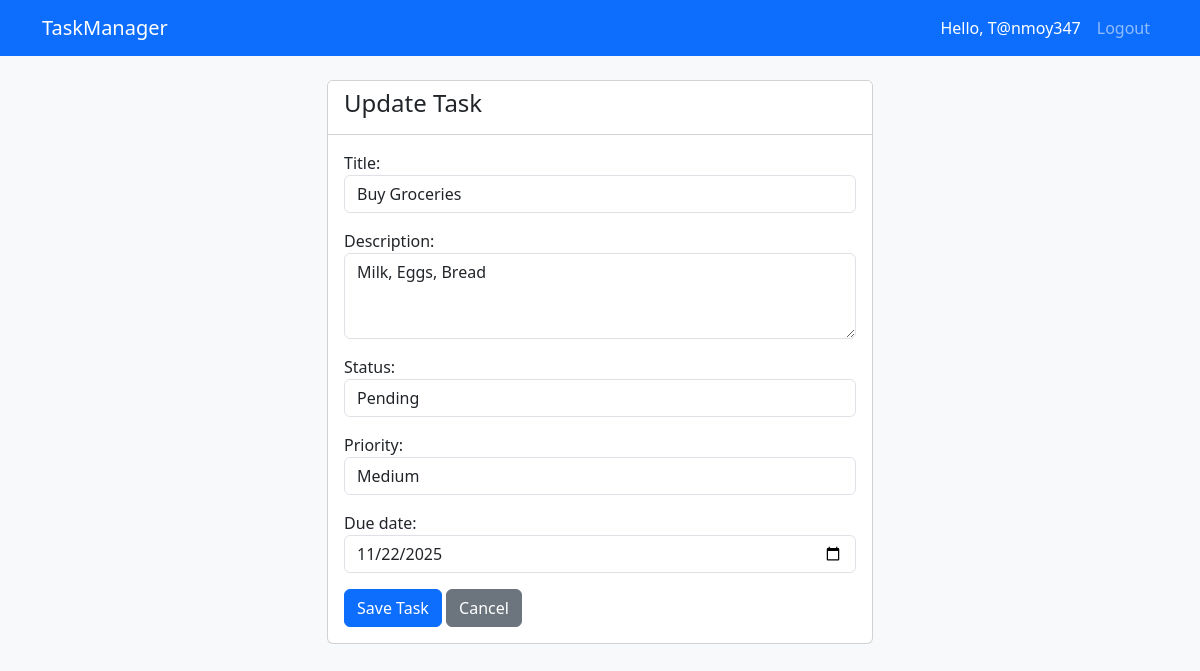
Page /update/3/ (signed in) on the committed database.
### tasks/models.py (models this page shows, shortened)
class Task(models.Model):
    STATUS_CHOICES = [
        ('Pending', 'Pending'),
        ('In Progress', 'In Progress'),
        ('Completed', 'Completed'),
    ]
    PRIORITY_CHOICES = [
        ('Low', 'Low'),
        ('Medium', 'Medium'),
        ('High', 'High'),
    ]
    title = models.CharField(max_length=200)
    description = models.TextField(blank=True, null=True)
    status = models.CharField(max_length=20, choices=STATUS_CHOICES, default='Pending')
    priority = models.CharField(max_length=10, choices=PRIORITY_CHOICES, default='Medium')
    due_date = models.DateField()
    created_at = models.DateTimeField(auto_now_add=True)
    updated_at = models.DateTimeField(auto_now=True)
    owner = models.ForeignKey(User, on_delete=models.CASCADE)

### tasks/views.py (the view)
# urls.py: path('update/<int:pk>/', views.update_task, name='update_task'),
@login_required
def update_task(request, pk):
    task = get_object_or_404(Task, pk=pk, owner=request.user)
    if request.method == 'POST':
        form = TaskForm(request.POST, instance=task)
        if form.is_valid():
            form.save()
            return redirect('task_list')
    else:
        form = TaskForm(instance=task)
    return render(request, 'tasks/task_form.html', {'form': form, 'title': 'Update Task'})

### tasks/forms.py
class TaskForm(forms.ModelForm):
    class Meta:
        model = Task
        fields = ['title', 'description', 'status', 'priority', 'due_date']
        widgets = {
            'due_date': forms.DateInput(attrs={'type': 'date', 'class': 'form-control'}),
            'title': forms.TextInput(attrs={'class': 'form-control'}),
            'description': forms.Textarea(attrs={'class': 'form-control', 'rows': 3}),
            'status': forms.Select(attrs={'class': 'form-control'}),
            'priority': forms.Select(attrs={'class': 'form-control'}),
        }

### tasks/templates/tasks/task_form.html (shortened to what this page needs)
{% extends 'tasks/base.html' %}
{% block content %}
<div class="row justify-content-center">
    <div class="col-md-6">
        <div class="card">
            <div class="card-header bg-white">
                <h4>{{ title }}</h4>
            </div>
            <div class="card-body">
                <form method="post">
                    {{ form.as_p }}
                    <button type="submit" class="btn btn-primary">Save Task</button>
                    <a href="{% url 'task_list' %}" class="btn btn-secondary">Cancel</a>
                </form>
            </div>
        </div>
    </div>
</div>
{% endblock %}

### tasks/templates/tasks/base.html (shortened to what this page needs)
<!DOCTYPE html>
<html lang="en">
<head>
    <link href="https://cdn.jsdelivr.net/npm/bootstrap@5.3.0/dist/css/bootstrap.min.css" rel="stylesheet">
</head>
<body class="bg-light">
    <nav class="navbar navbar-expand-lg navbar-dark bg-primary mb-4">
        <div class="container">
            <a class="navbar-brand" href="{% url 'task_list' %}">TaskManager</a>
            <div class="navbar-nav ms-auto">
                {% if user.is_authenticated %}
                    <span class="nav-item nav-link text-white">Hello, {{ user.username }}</span>
                    <form action="{% url 'logout' %}" method="post" class="d-inline">
                        <button type="submit" class="btn btn-link nav-link" style="text-decoration: none;">Logout</button>
                    </form>
                {% else %}
                    <a class="nav-item nav-link" href="{% url 'login' %}">Login</a>
                    <a class="nav-item nav-link" href="{% url 'register' %}">Register</a>
                {% endif %}
            </div>
        </div>
    </nav>
    <div class="container">
        {% block content %}{% endblock %}
    </div>
</body>
</html>

### rows in the picture
Task: title "Buy Groceries", description "Milk, Eggs, Bread", status "Pending", priority "Medium", due_date "11/22/2025"

### other values in the picture
{{ user.username }} "T@nmoy347"
{{ title }} "Update Task"
